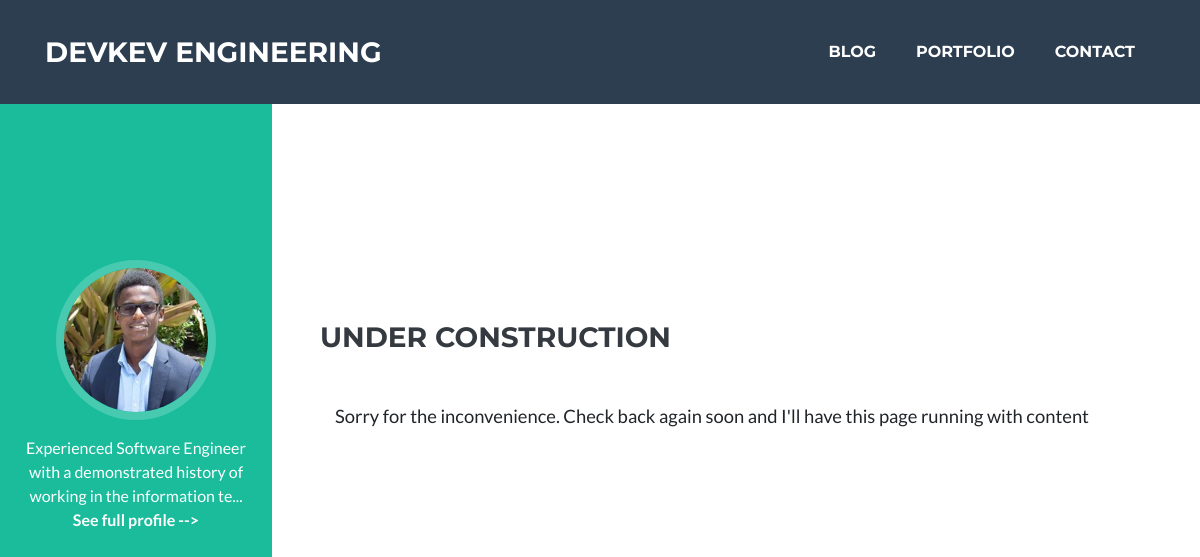
Page /blog/ on the earlier database version.
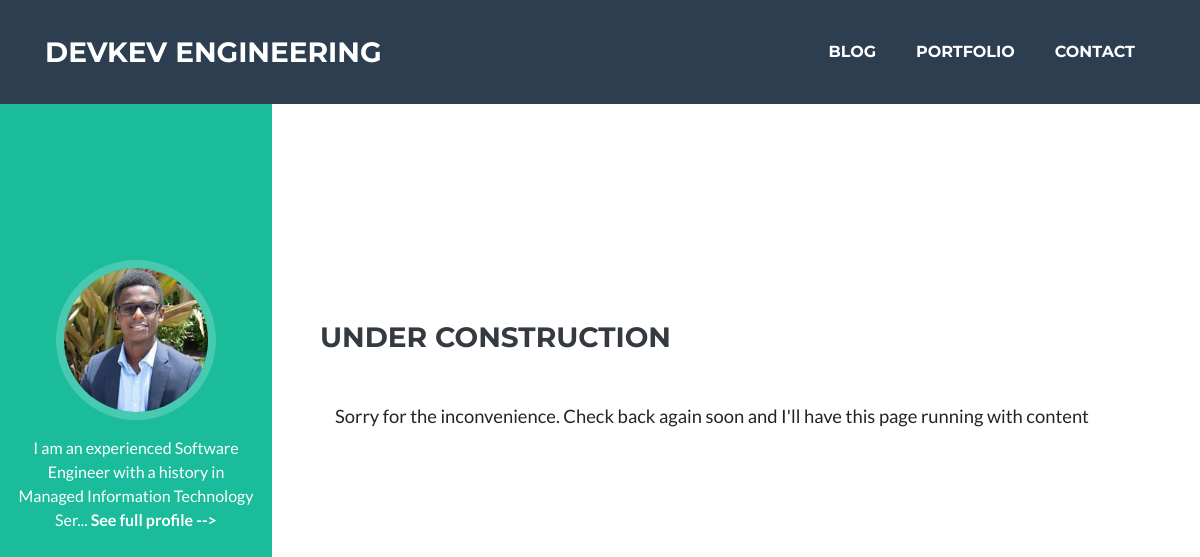
Same page on the later database version.
### resume/models.py (models this page shows, shortened)
class Profile(models.Model):
    first_name = models.CharField(max_length=20, db_column='FirstName', verbose_name='First Name', default='Kevin')
    last_name = models.CharField(max_length=20, db_column='LastName', verbose_name='Last Name', default='Anderson')
    occupation = models.CharField(max_length=20, default='Software Engineer')
    location_city = models.CharField(max_length=30, default='Deerfield Beach')
    location_state = models.CharField(max_length=10, default='Florida')
    profile_pic = models.ImageField(upload_to=get_profile_image_url, null=True, blank=True)
    email = models.EmailField(max_length=30, default='kevinnjeri@live.com')
    email2 = models.EmailField(max_length=30, default='devkevengineer@gmail.com')
    linkedin = models.URLField(verbose_name='LinkedIn', default='https://www.linkedin.com/in/kelvinnjeri/')
    bitbucket = models.URLField(verbose_name='Bitbucket', default='https://bitbucket.org/knjeri')
    github = models.URLField(verbose_name='Git Hub', default='https://github.com/kamaun')
    age = models.IntegerField(default=26)
    cell_number = models.BigIntegerField(default=9547935283, db_column='CellNumber', verbose_name='Cell Number')
    bio = models.TextField()
    interest = models.TextField()
    pro_bio = models.TextField(blank=True)
    class Meta:
        managed = True
        app_label = 'resume'
    def short_bio(self):
        return f'{self.bio[:90]}...'

### blog/views.py (the view)
# urls.py: path('', views.maintenance, name='blog_main'),
def maintenance(request):
    return render(
        request=request,
        template_name='blog/maintenance.html',
        context={
            'title': 'Maintenance',
            'profile': Profile.objects.first(),
        }
    )

### templates/blog/maintenance.html
{% extends 'blog/base.html' %}
{% block nav %}
    <p style="color: white">
        {{ profile.short_bio }}
        <a class="underline" style="color: white; font-weight: bold;" href={% url 'resume:portfolio' %}>See full profile --></a>
    </p>
{% endblock %}
{% block content %}
    <br class="mb-10">
    <section class="resume-section p-3 p-lg-5 d-flex align-items-center" id="blog{{ blog.id }}">
        <div class="mb-5 w-100">
            <h3 class="mb-5">Under Construction</h3>
            <div class="container text-left">
                <p class="lead mb-5">
                    Sorry for the inconvenience. Check back again soon and I'll have this page running with content
                </p>
            </div>
        </div>
    </section>
{% endblock %}

Differences in the rows shown:
changed Profile: short_bio "Experienced Software Engineer with a demonstrated history of working in the information te..." → "I am an experienced Software Engineer with a history in Managed Information Technology Ser..."
